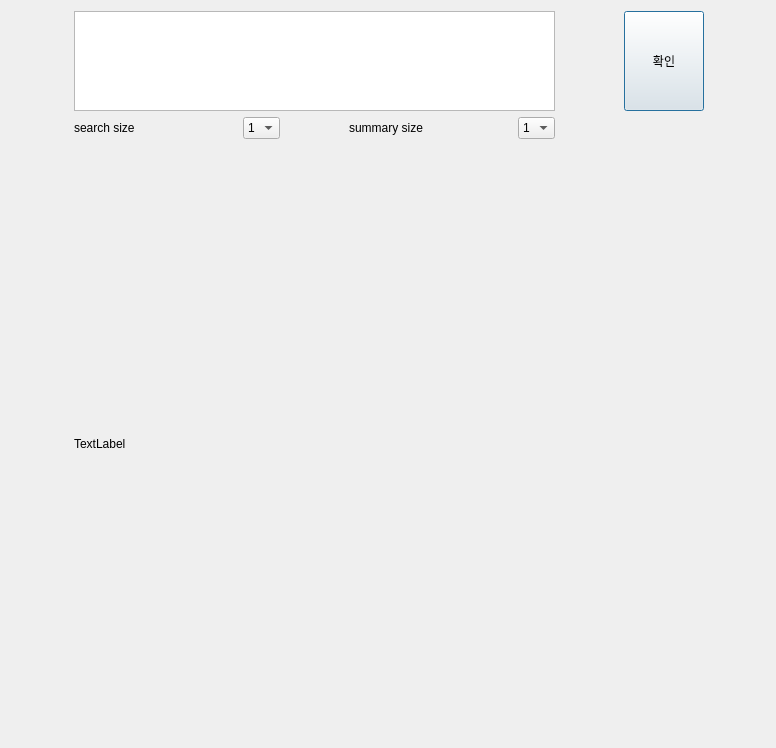
<?xml version="1.0" encoding="UTF-8"?>
<ui version="4.0">
 <class>Dialog</class>
 <widget class="QDialog" name="Dialog">
  <property name="geometry">
   <rect>
    <x>0</x>
    <y>0</y>
    <width>776</width>
    <height>748</height>
   </rect>
  </property>
  <property name="windowTitle">
   <string>Dialog</string>
  </property>
  <widget class="QWidget" name="layoutWidget">
   <property name="geometry">
    <rect>
     <x>11</x>
     <y>11</y>
     <width>761</width>
     <height>731</height>
    </rect>
   </property>
   <layout class="QGridLayout" name="gridLayout_2">
    <item row="1" column="3">
     <widget class="QComboBox" name="cbx_sum">
      <property name="sizePolicy">
       <sizepolicy hsizetype="Fixed" vsizetype="Fixed">
        <horstretch>0</horstretch>
        <verstretch>0</verstretch>
       </sizepolicy>
      </property>
      <item>
       <property name="text">
        <string>1</string>
       </property>
      </item>
      <item>
       <property name="text">
        <string>2</string>
       </property>
      </item>
      <item>
       <property name="text">
        <string>3</string>
       </property>
      </item>
      <item>
       <property name="text">
        <string>4</string>
       </property>
      </item>
      <item>
       <property name="text">
        <string>5</string>
       </property>
      </item>
      <item>
       <property name="text">
        <string>6</string>
       </property>
      </item>
      <item>
       <property name="text">
        <string>7</string>
       </property>
      </item>
      <item>
       <property name="text">
        <string>8</string>
       </property>
      </item>
     </widget>
    </item>
    <item row="1" column="1">
     <widget class="QComboBox" name="cbx_src">
      <property name="sizePolicy">
       <sizepolicy hsizetype="Fixed" vsizetype="Fixed">
        <horstretch>0</horstretch>
        <verstretch>0</verstretch>
       </sizepolicy>
      </property>
      <item>
       <property name="text">
        <string>1</string>
       </property>
      </item>
      <item>
       <property name="text">
        <string>2</string>
       </property>
      </item>
      <item>
       <property name="text">
        <string>3</string>
       </property>
      </item>
      <item>
       <property name="text">
        <string>4</string>
       </property>
      </item>
      <item>
       <property name="text">
        <string>5</string>
       </property>
      </item>
      <item>
       <property name="text">
        <string>6</string>
       </property>
      </item>
      <item>
       <property name="text">
        <string>7</string>
       </property>
      </item>
      <item>
       <property name="text">
        <string>8</string>
       </property>
      </item>
     </widget>
    </item>
    <item row="0" column="0" colspan="4">
     <widget class="QTextEdit" name="textEdit">
      <property name="sizePolicy">
       <sizepolicy hsizetype="Expanding" vsizetype="Fixed">
        <horstretch>0</horstretch>
        <verstretch>0</verstretch>
       </sizepolicy>
      </property>
      <property name="maximumSize">
       <size>
        <width>16777215</width>
        <height>100</height>
       </size>
      </property>
     </widget>
    </item>
    <item row="0" column="4">
     <widget class="QPushButton" name="pushButton">
      <property name="sizePolicy">
       <sizepolicy hsizetype="Fixed" vsizetype="Fixed">
        <horstretch>0</horstretch>
        <verstretch>0</verstretch>
       </sizepolicy>
      </property>
      <property name="minimumSize">
       <size>
        <width>0</width>
        <height>100</height>
       </size>
      </property>
      <property name="text">
       <string>확인</string>
      </property>
     </widget>
    </item>
    <item row="1" column="2">
     <widget class="QLabel" name="label_2">
      <property name="maximumSize">
       <size>
        <width>100</width>
        <height>16777215</height>
       </size>
      </property>
      <property name="text">
       <string>summary size</string>
      </property>
     </widget>
    </item>
    <item row="1" column="0">
     <widget class="QLabel" name="label_3">
      <property name="maximumSize">
       <size>
        <width>100</width>
        <height>16777215</height>
       </size>
      </property>
      <property name="text">
       <string>search size</string>
      </property>
     </widget>
    </item>
    <item row="2" column="0" colspan="5">
     <widget class="QLabel" name="lbl">
      <property name="sizePolicy">
       <sizepolicy hsizetype="Expanding" vsizetype="Expanding">
        <horstretch>0</horstretch>
        <verstretch>0</verstretch>
       </sizepolicy>
      </property>
      <property name="text">
       <string>TextLabel</string>
      </property>
     </widget>
    </item>
   </layout>
  </widget>
 </widget>
 <resources/>
 <connections/>
</ui>
